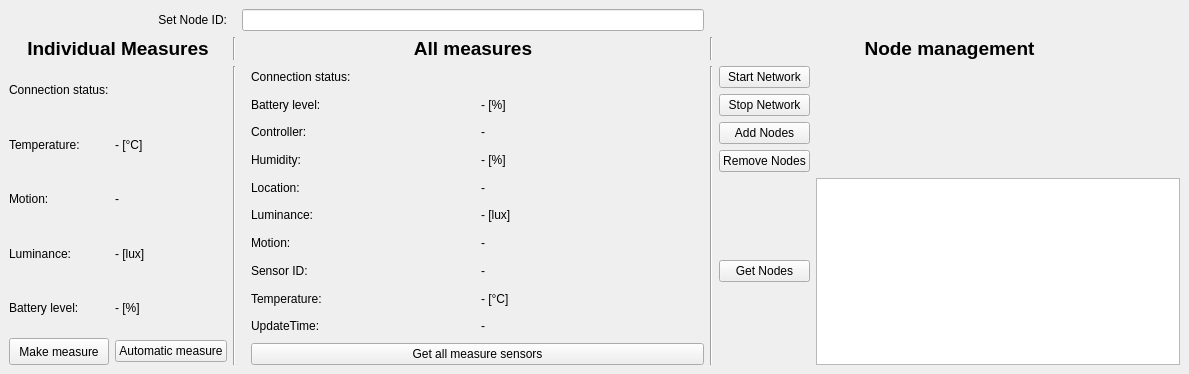
<?xml version="1.0" encoding="UTF-8"?>
<ui version="4.0">
 <class>MainWindow</class>
 <widget class="QMainWindow" name="MainWindow">
  <property name="geometry">
   <rect>
    <x>0</x>
    <y>0</y>
    <width>1189</width>
    <height>374</height>
   </rect>
  </property>
  <property name="windowTitle">
   <string>MainWindow</string>
  </property>
  <widget class="QWidget" name="centralwidget">
   <layout class="QGridLayout" name="gridLayout">
    <item row="2" column="4">
     <layout class="QGridLayout" name="gridLayout_2">
      <item row="2" column="0">
       <widget class="QPushButton" name="btAddNodes">
        <property name="text">
         <string>Add Nodes</string>
        </property>
       </widget>
      </item>
      <item row="3" column="0">
       <widget class="QPushButton" name="btRemoveNodes">
        <property name="text">
         <string>Remove Nodes</string>
        </property>
       </widget>
      </item>
      <item row="4" column="0">
       <widget class="QPushButton" name="btGetNodes">
        <property name="text">
         <string>Get Nodes</string>
        </property>
       </widget>
      </item>
      <item row="2" column="1">
       <widget class="QLabel" name="statusAdd3">
        <property name="text">
         <string/>
        </property>
       </widget>
      </item>
      <item row="3" column="1">
       <widget class="QLabel" name="statusRemove3">
        <property name="text">
         <string/>
        </property>
       </widget>
      </item>
      <item row="4" column="1">
       <widget class="QPlainTextEdit" name="nodesInfo3">
        <property name="enabled">
         <bool>true</bool>
        </property>
        <property name="textInteractionFlags">
         <set>Qt::TextSelectableByKeyboard|Qt::TextSelectableByMouse</set>
        </property>
       </widget>
      </item>
      <item row="1" column="0">
       <widget class="QPushButton" name="btStopNet">
        <property name="text">
         <string>Stop Network</string>
        </property>
       </widget>
      </item>
      <item row="0" column="0">
       <widget class="QPushButton" name="btStartNet">
        <property name="text">
         <string>Start Network</string>
        </property>
       </widget>
      </item>
      <item row="0" column="1">
       <widget class="QLabel" name="startNetwork">
        <property name="text">
         <string/>
        </property>
       </widget>
      </item>
      <item row="1" column="1">
       <widget class="QLabel" name="stopNetwork">
        <property name="text">
         <string/>
        </property>
       </widget>
      </item>
     </layout>
    </item>
    <item row="2" column="0">
     <layout class="QHBoxLayout" name="horizontalLayout">
      <item>
       <layout class="QGridLayout" name="gridLayout_4">
        <item row="2" column="1">
         <widget class="QLabel" name="temperature">
          <property name="text">
           <string>- [°C]</string>
          </property>
         </widget>
        </item>
        <item row="4" column="0">
         <widget class="QLabel" name="label_3">
          <property name="text">
           <string>Luminance:</string>
          </property>
         </widget>
        </item>
        <item row="4" column="1">
         <widget class="QLabel" name="luminosity">
          <property name="text">
           <string>- [lux]</string>
          </property>
         </widget>
        </item>
        <item row="2" column="0">
         <widget class="QLabel" name="label_2">
          <property name="text">
           <string>Temperature:</string>
          </property>
         </widget>
        </item>
        <item row="1" column="1">
         <widget class="QLabel" name="status">
          <property name="text">
           <string/>
          </property>
         </widget>
        </item>
        <item row="3" column="0">
         <widget class="QLabel" name="label_6">
          <property name="text">
           <string>Motion:</string>
          </property>
         </widget>
        </item>
        <item row="3" column="1">
         <widget class="QLabel" name="motion">
          <property name="text">
           <string>-</string>
          </property>
         </widget>
        </item>
        <item row="5" column="1">
         <widget class="QLabel" name="battery">
          <property name="text">
           <string>- [%]</string>
          </property>
         </widget>
        </item>
        <item row="6" column="1">
         <widget class="QPushButton" name="automaticMeasure">
          <property name="text">
           <string>Automatic measure</string>
          </property>
         </widget>
        </item>
        <item row="1" column="0">
         <widget class="QLabel" name="label">
          <property name="enabled">
           <bool>true</bool>
          </property>
          <property name="text">
           <string>Connection status:</string>
          </property>
         </widget>
        </item>
        <item row="5" column="0">
         <widget class="QLabel" name="label_7">
          <property name="text">
           <string>Battery level:</string>
          </property>
         </widget>
        </item>
        <item row="6" column="0">
         <widget class="QPushButton" name="singleMeasure">
          <property name="minimumSize">
           <size>
            <width>0</width>
            <height>27</height>
           </size>
          </property>
          <property name="text">
           <string>Make measure</string>
          </property>
         </widget>
        </item>
       </layout>
      </item>
     </layout>
    </item>
    <item row="2" column="2">
     <layout class="QGridLayout" name="gridLayout_5">
      <property name="leftMargin">
       <number>9</number>
      </property>
      <item row="1" column="1">
       <widget class="QLabel" name="battery2">
        <property name="text">
         <string>- [%]</string>
        </property>
       </widget>
      </item>
      <item row="1" column="0">
       <widget class="QLabel" name="label_4">
        <property name="text">
         <string>Battery level:</string>
        </property>
       </widget>
      </item>
      <item row="5" column="0">
       <widget class="QLabel" name="label_10">
        <property name="text">
         <string>Luminance:</string>
        </property>
       </widget>
      </item>
      <item row="3" column="1">
       <widget class="QLabel" name="humidity2">
        <property name="text">
         <string>- [%]</string>
        </property>
       </widget>
      </item>
      <item row="2" column="0">
       <widget class="QLabel" name="label_5">
        <property name="text">
         <string>Controller:</string>
        </property>
       </widget>
      </item>
      <item row="5" column="1">
       <widget class="QLabel" name="luminosity2">
        <property name="text">
         <string>- [lux]</string>
        </property>
       </widget>
      </item>
      <item row="6" column="0">
       <widget class="QLabel" name="label_12">
        <property name="text">
         <string>Motion:</string>
        </property>
       </widget>
      </item>
      <item row="8" column="1">
       <widget class="QLabel" name="temperature2">
        <property name="text">
         <string>- [°C]</string>
        </property>
       </widget>
      </item>
      <item row="7" column="1">
       <widget class="QLabel" name="sensor2">
        <property name="text">
         <string>-</string>
        </property>
       </widget>
      </item>
      <item row="6" column="1">
       <widget class="QLabel" name="motion2">
        <property name="text">
         <string>-</string>
        </property>
       </widget>
      </item>
      <item row="4" column="0">
       <widget class="QLabel" name="label_9">
        <property name="text">
         <string>Location:</string>
        </property>
       </widget>
      </item>
      <item row="2" column="1">
       <widget class="QLabel" name="controller2">
        <property name="text">
         <string>-</string>
        </property>
       </widget>
      </item>
      <item row="8" column="0">
       <widget class="QLabel" name="label_13">
        <property name="text">
         <string>Temperature:</string>
        </property>
       </widget>
      </item>
      <item row="4" column="1">
       <widget class="QLabel" name="location2">
        <property name="text">
         <string>-</string>
        </property>
       </widget>
      </item>
      <item row="3" column="0">
       <widget class="QLabel" name="label_8">
        <property name="text">
         <string>Humidity:</string>
        </property>
       </widget>
      </item>
      <item row="7" column="0">
       <widget class="QLabel" name="label_11">
        <property name="text">
         <string>Sensor ID:</string>
        </property>
       </widget>
      </item>
      <item row="9" column="0">
       <widget class="QLabel" name="label_14">
        <property name="text">
         <string>UpdateTime:</string>
        </property>
       </widget>
      </item>
      <item row="9" column="1">
       <widget class="QLabel" name="updateTime2">
        <property name="text">
         <string>-</string>
        </property>
       </widget>
      </item>
      <item row="10" column="0" colspan="2">
       <widget class="QPushButton" name="btallMeasure2">
        <property name="text">
         <string>Get all measure sensors</string>
        </property>
       </widget>
      </item>
      <item row="0" column="1">
       <widget class="QLabel" name="status2">
        <property name="text">
         <string/>
        </property>
       </widget>
      </item>
      <item row="0" column="0">
       <widget class="QLabel" name="label_19">
        <property name="text">
         <string>Connection status:</string>
        </property>
       </widget>
      </item>
     </layout>
    </item>
    <item row="2" column="1">
     <widget class="Line" name="line">
      <property name="orientation">
       <enum>Qt::Vertical</enum>
      </property>
     </widget>
    </item>
    <item row="2" column="3">
     <widget class="Line" name="line_2">
      <property name="font">
       <font>
        <pointsize>48</pointsize>
        <weight>75</weight>
        <bold>true</bold>
       </font>
      </property>
      <property name="orientation">
       <enum>Qt::Vertical</enum>
      </property>
     </widget>
    </item>
    <item row="1" column="2">
     <widget class="QLabel" name="label_16">
      <property name="font">
       <font>
        <pointsize>14</pointsize>
        <weight>75</weight>
        <bold>true</bold>
       </font>
      </property>
      <property name="text">
       <string>All measures</string>
      </property>
      <property name="alignment">
       <set>Qt::AlignCenter</set>
      </property>
     </widget>
    </item>
    <item row="1" column="4">
     <widget class="QLabel" name="label_17">
      <property name="font">
       <font>
        <pointsize>14</pointsize>
        <weight>75</weight>
        <bold>true</bold>
       </font>
      </property>
      <property name="text">
       <string>Node management</string>
      </property>
      <property name="alignment">
       <set>Qt::AlignCenter</set>
      </property>
     </widget>
    </item>
    <item row="1" column="1">
     <widget class="Line" name="line_3">
      <property name="orientation">
       <enum>Qt::Vertical</enum>
      </property>
     </widget>
    </item>
    <item row="1" column="3">
     <widget class="Line" name="line_4">
      <property name="orientation">
       <enum>Qt::Vertical</enum>
      </property>
     </widget>
    </item>
    <item row="1" column="0">
     <widget class="QLabel" name="label_15">
      <property name="font">
       <font>
        <pointsize>14</pointsize>
        <weight>75</weight>
        <bold>true</bold>
       </font>
      </property>
      <property name="text">
       <string>Individual Measures</string>
      </property>
      <property name="alignment">
       <set>Qt::AlignCenter</set>
      </property>
     </widget>
    </item>
    <item row="0" column="2">
     <widget class="QLineEdit" name="sensorId"/>
    </item>
    <item row="0" column="0">
     <widget class="QLabel" name="label_18">
      <property name="text">
       <string>Set Node ID:</string>
      </property>
      <property name="alignment">
       <set>Qt::AlignRight|Qt::AlignTrailing|Qt::AlignVCenter</set>
      </property>
     </widget>
    </item>
   </layout>
  </widget>
 </widget>
 <resources/>
 <connections/>
</ui>
